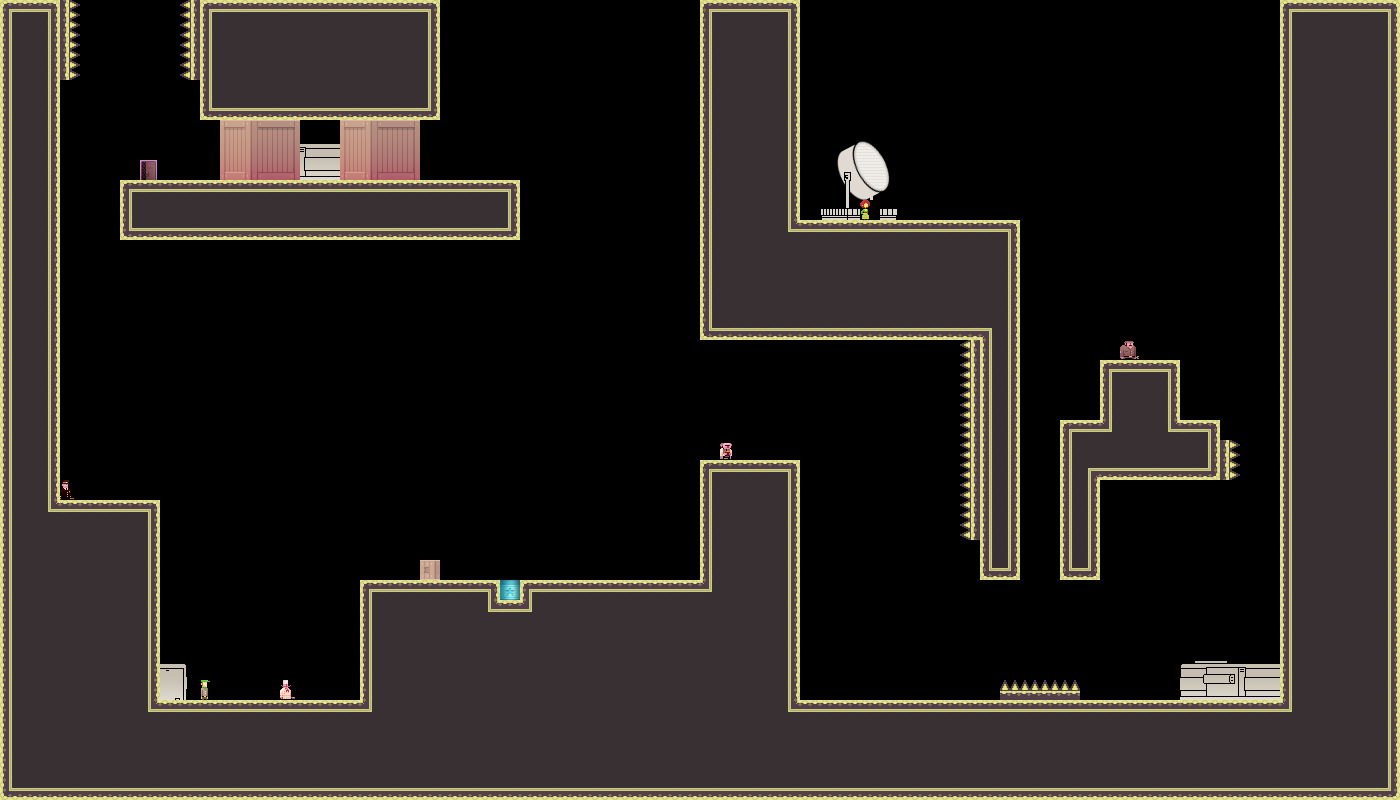

This game map was drawn from its Tiled (.tmx) file and the tilesets committed beside it. A one-line description and the trimmed map source follow:
An orthogonal 70x40 tile map with 20x20 px tiles, 1 tile layer (bg) and 3 objects.

<map version="1.0" orientation="orthogonal" width="70" height="40" tilewidth="20" tileheight="20">
 <properties>
  <property name="liselotStart" value="YES" />
 </properties>
 <tileset firstgid="1" name="tiles_military" tilewidth="20" tileheight="20">
  <image source="../../../../XNAModeContent/Lemonade/tiles_military.png" width="400" height="400" />
  <terraintypes>
   <terrain name="solid" tile="151" />
   <terrain name="hollow" tile="94" />
  </terraintypes>
  <tile id="8" terrain=",,,1" />
  <tile id="9" terrain=",,1,1" />
  <tile id="10" terrain=",,1,1" />
  <tile id="11" terrain=",,1,1" />
  <tile id="12" terrain=",,1,1" />
  <tile id="13" terrain=",,1,1" />
  <tile id="14" terrain=",,1," />
  <tile id="15" terrain="1,1,1," />
  <tile id="16" terrain="1,1,,1" />
  <tile id="28" terrain=",1,,1" />
  <tile id="34" terrain="1,,1," />
  <tile id="35" terrain="1,,1,1" />
  <tile id="36" terrain=",1,1,1" />
  <tile id="48" terrain=",1,,1" />
  <tile id="54" terrain="1,,1," />
  <tile id="68" terrain=",1,,1" />
  <tile id="74" terrain="1,,1," />
  <tile id="88" terrain=",1,,1" />
  <tile id="94" terrain="1,,1," />
  <tile id="108" terrain=",1,,1" />
  <tile id="114" terrain="1,,1," />
  <tile id="128" terrain=",1,," />
  <tile id="129" terrain="1,1,," />
  <tile id="130" terrain="1,1,," />
  <tile id="131" terrain="1,1,," />
  <tile id="132" terrain="1,1,," />
  <tile id="133" terrain="1,1,," />
  <tile id="134" terrain="1,,," />
  <tile id="148" terrain=",,,0" />
  <tile id="149" terrain=",,0,0" />
  <tile id="150" terrain=",,0," />
  <tile id="151" terrain="0,0,0," />
  <tile id="152" terrain="0,0,," />
  <tile id="153" terrain="0,0,,0" />
  <tile id="168" terrain=",0,,0" />
  <tile id="170" terrain="0,,0," />
  <tile id="171" terrain="0,,0," />
  <tile id="173" terrain=",0,,0" />
  <tile id="188" terrain=",0,," />
  <tile id="189" terrain="0,0,," />
  <tile id="190" terrain="0,,," />
  <tile id="191" terrain="0,,0,0" />
  <tile id="192" terrain=",,0,0" />
  <tile id="193" terrain=",0,0,0" />
  <tile id="194" terrain="0,0,0,0" />
  <tile id="195" terrain="1,1,1,1" />
  <tile id="356">
   <properties>
    <property name="LargeCrate" value="" />
   </properties>
  </tile>
  <tile id="380">
   <properties>
    <property name="Andre" value="" />
   </properties>
  </tile>
  <tile id="381">
   <properties>
    <property name="Liselot" value="" />
   </properties>
  </tile>
  <tile id="382">
   <properties>
    <property name="Amsterdaam" value="" />
   </properties>
  </tile>
  <tile id="383">
   <properties>
    <property name="Worker" value="" />
   </properties>
  </tile>
  <tile id="384">
   <properties>
    <property name="Inspector" value="" />
   </properties>
  </tile>
  <tile id="385">
   <properties>
    <property name="Chef" value="" />
   </properties>
  </tile>
  <tile id="386">
   <properties>
    <property name="Exit" value="" />
   </properties>
  </tile>
  <tile id="387">
   <properties>
    <property name="Trampoline" value="" />
   </properties>
  </tile>
  <tile id="388">
   <properties>
    <property name="SmallCrate" value="" />
   </properties>
  </tile>
  <tile id="389">
   <properties>
    <property name="SugarBag" value="" />
   </properties>
  </tile>
 </tileset>
 <layer name="bg" width="70" height="40">
  <data>[2800 cells, 1377 non-empty, 108 distinct tile ids]</data>
 </layer>
 <objectgroup name="boxes" width="70" height="40">
  <object x="580" y="240">
   <polyline points="0,0 0,260" />
  </object>
  <object x="840" y="460">
   <polyline points="0,0 0,180" />
  </object>
  <object x="1180" y="220">
   <polyline points="0,0 0,140" />
  </object>
 </objectgroup>
</map>
